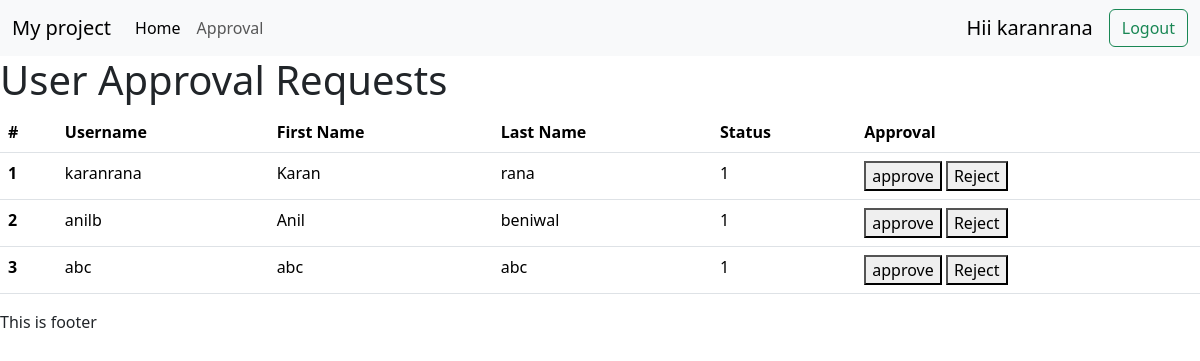
The page /hr/approval (signed in) on the database as committed earlier.
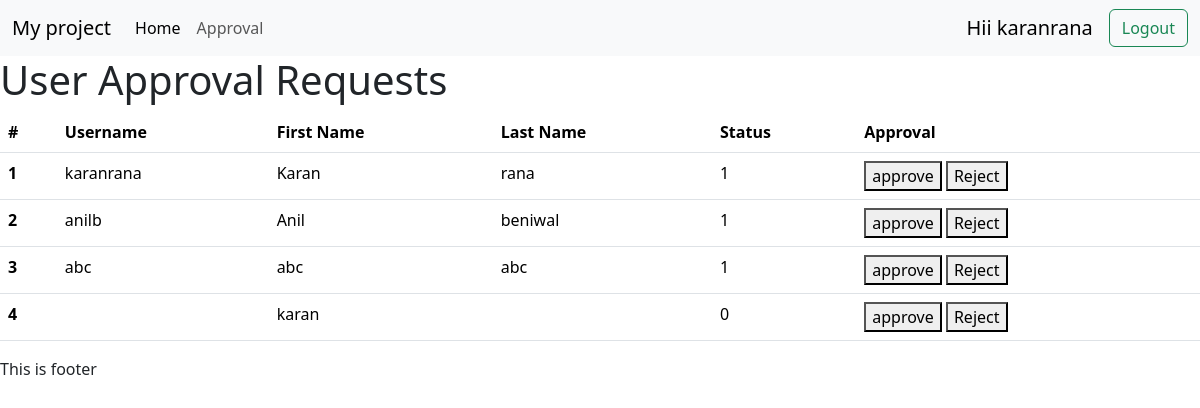
The same page on the database as committed later.
### mainlogin/models.py (models this page shows)
class Login(models.Model):
    id = models.AutoField(db_column='ID', primary_key=True)  # Field name made lowercase.
    user_name = models.CharField(db_column='USER_NAME', max_length=150, blank=True, null=True)  # Field name made lowercase.
    password = models.CharField(db_column='PASSWORD', max_length=150, blank=True, null=True)  # Field name made lowercase.
    user_type = models.CharField(db_column='User_Type', max_length=50, blank=True, null=True)  # Field name made lowercase.
    f_name = models.CharField(db_column='F_NAME', max_length=150, blank=True, null=True)  # Field name made lowercase.
    l_name = models.CharField(db_column='L_NAME', max_length=150, blank=True, null=True)  # Field name made lowercase.
    approval = models.CharField(db_column='APPROVAL', max_length=150, blank=True, null=True)  # Field name made lowercase.

### HR/views.py (the view, shortened to what this page needs)
# urls.py: path('/approval',views.approval),
def approval(request):
    try:
        print(request.session['id']  )
    except:
        return redirect('../../')
    data=Login.objects.all()
    return render(request,'hr_approval.html',{'data':data})

### templates/hr_approval.html (shortened to what this page needs)
{% extends 'hr_headers.html' %}
{% block body %}
<h1>User Approval Requests</h1>
<form method="post">
<table class="table">
  <thead>
    <tr>
      <th scope="col">#</th>
      <th scope="col">Username</th>
      <th scope="col">First Name</th>
      <th scope="col">Last Name</th>
      <th> Status</th>
      <th scope="col">Approval</th>
    </tr>
  </thead>
  <tbody>
    {% for obj in data %}
    <tr>
      <th scope="row">{{forloop.counter}}</th>
      <td>{{obj.user_name}}</td>
      <td>{{obj.f_name}}</td>
      <td>{{obj.l_name}}</td>
      <td>{{obj.approval}}</td>
      <td><button name='approve' value="{{obj.user_name}}">approve</button> <button name="reject" value="{{obj.user_name}}" >Reject</button></td>
    </tr>
    {% endfor %}
  </tbody>
</table>
</form>
{% endblock body %}

### templates/hr_headers.html (shortened to what this page needs)
<!DOCTYPE html>
<html lang="en">
<head>
    <link href="https://cdn.jsdelivr.net/npm/bootstrap@5.3.3/dist/css/bootstrap.min.css" rel="stylesheet">
</head>
<body>
    <nav class="navbar navbar-expand-lg bg-body-tertiary">
        <div class="container-fluid">
          <a class="navbar-brand" href="#">My project</a>
          <div class="collapse navbar-collapse" id="navbarSupportedContent">
            <ul class="navbar-nav me-auto mb-2 mb-lg-0">
              <li class="nav-item">
                <a class="nav-link active" aria-current="page" href="#">Home</a>
              </li>
              <li class="nav-item">
                <a class="nav-link" href="hr/approval">Approval</a>
              </li>
            </ul>
            <a class="navbar-brand" href="#"> Hii {{request.session.name}}</a>
            <form class="d-flex" role="search">
              <a class="btn btn-outline-success"  href="../../">Logout</a>
            </form>
          </div>
        </div>
      </nav>
      {% block body %}
      {% endblock body %}
    <label> This is footer </label>
</body>
</html>

Rows that differ between the two databases and show on the page:
added Login: f_name "karan", approval "0"
